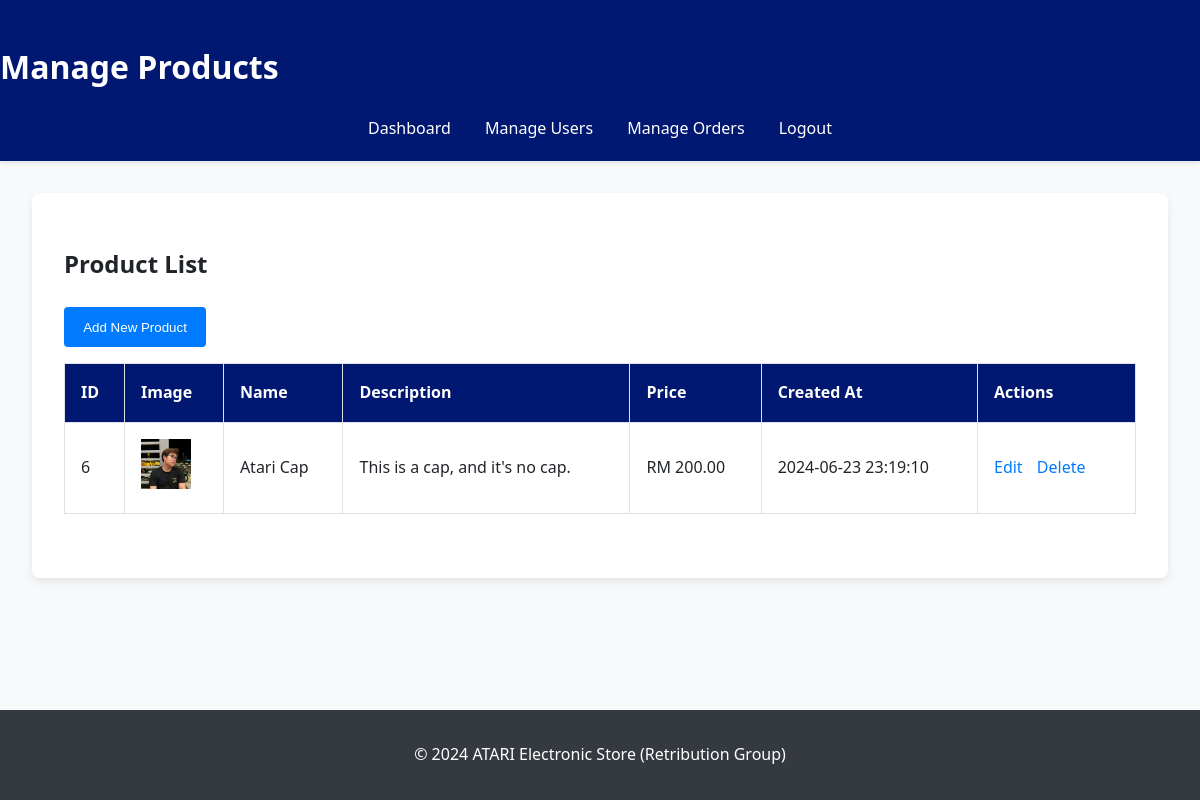
The app's page /php/manage_products.php (signed in) with its own data.
### tables this page shows
CREATE TABLE `products` (
  `product_id` int(11) NOT NULL,
  `productName` varchar(255) NOT NULL,
  `product_img` varchar(50) NOT NULL,
  `description` text NOT NULL,
  `price` decimal(10,2) NOT NULL,
  `created_at` timestamp NOT NULL DEFAULT current_timestamp()
);

### php/manage_products.php (the view, shortened to what this page needs)
<?php
include 'db_connect.php';
$products = [];
$stmt = $conn->prepare("SELECT product_id, productName, product_img, description, price, created_at FROM products");
$stmt->execute();
$result = $stmt->get_result();
while ($row = $result->fetch_assoc()) {
    $products[] = $row;
}
?>
<!DOCTYPE html>
<html lang="en">
<head>
    <link rel="stylesheet" href="/atari-github/atari-github/style/manage-product-style.css">
</head>
<body>
    <header>
        <h1>Manage Products</h1>
        <nav>
            <ul>
                <li><a href="admin_dashboard.php">Dashboard</a></li>
                <li><a href="manage_users.php">Manage Users</a></li>
                <li><a href="manage_orders.php">Manage Orders</a></li>
                <li><a href="admin_logout.php">Logout</a></li>
            </ul>
        </nav>
    </header>
    <main>
        <section>
            <h2>Product List</h2>
            <button onclick="window.location.href = 'add_product.php';">Add New Product</button>
            <table>
                <tr>
                    <th>ID</th>
                    <th>Image</th> <th>Name</th>
                    <th>Description</th>
                    <th>Price</th>
                    <th>Created At</th>
                    <th>Actions</th>
                </tr>
                <?php foreach ($products as $product): ?>
                    <tr>
                        <td><?php echo htmlspecialchars($product['product_id']); ?></td>
                        <td><img src="<?php echo htmlspecialchars($product['product_img']); ?>" alt="Product Image" width="50"></td> <td><?php echo htmlspecialchars($product['productName']); ?></td>
                        <td><?php echo htmlspecialchars($product['description']); ?></td>
                        <td>RM <?php echo htmlspecialchars($product['price']); ?></td>
                        <td><?php echo htmlspecialchars($product['created_at']); ?></td>
                        <td>
                            <a href="edit_product.php?product_id=<?php echo $product['product_id']; ?>">Edit</a>
                            <a href="delete_product.php?product_id=<?php echo $product['product_id']; ?>"
                               onclick="return confirm('Are you sure you want to delete this product?');">Delete</a>
                        </td>
                    </tr>
                <?php endforeach; ?>
            </table>
        </section>
    </main>
    <footer>
        <p>&copy; 2024 ATARI Electronic Store (Retribution Group)</p>
    </footer>
</body>
</html>

### style/manage-product-style.css (style rules this page uses)
body { font-family: "Segoe UI", Tahoma, Geneva, Verdana, sans-serif; line-height: 1.6; margin: 0; background-color: #f8f9fa; color: #212529; }
header { background-color: #001871; color: #fff; padding: 1.2rem 0; box-shadow: 0 2px 4px rgba(0, 0, 0, 0.1); }
nav ul { list-style: none; padding: 0; margin: 0; text-align: center; }
nav li { display: inline-block; margin: 0 15px; }
nav a { text-decoration: none; color: #fff; font-weight: 500; transition: color 0.3s ease; }
main { padding: 2rem; }
h1, h2 { margin-bottom: 1.5rem; font-weight: 600; }
section { background-color: #fff; padding: 2rem; border-radius: 0.5rem; box-shadow: 0 4px 8px rgba(0, 0, 0, 0.08); }
table { width: 100%; border-collapse: collapse; margin-bottom: 2rem; }
th, td { border: 1px solid #dee2e6; padding: 1rem; text-align: left; vertical-align: middle; }
th { background-color: #001871; color: #fff; }
td a { color: #007bff; text-decoration: none; margin-right: 10px; }
button { background-color: #007bff; color: #fff; padding: 0.8rem 1.2rem; border: none; border-radius: 0.25rem; cursor: pointer; margin-bottom: 1rem; transition: background-color 0.3s ease; }
table img { max-width: 100px; height: auto; }
footer { text-align: center; padding: 1rem 0; background-color: #343a40; color: #fff; position: fixed; bottom: 0; width: 100%; }

### records on screen
products: product_id "6", product_img (picture), productName "Atari Cap", description "This is a cap, and it's no cap.", price "200.00", created_at "2024-06-23 23:19:10"
